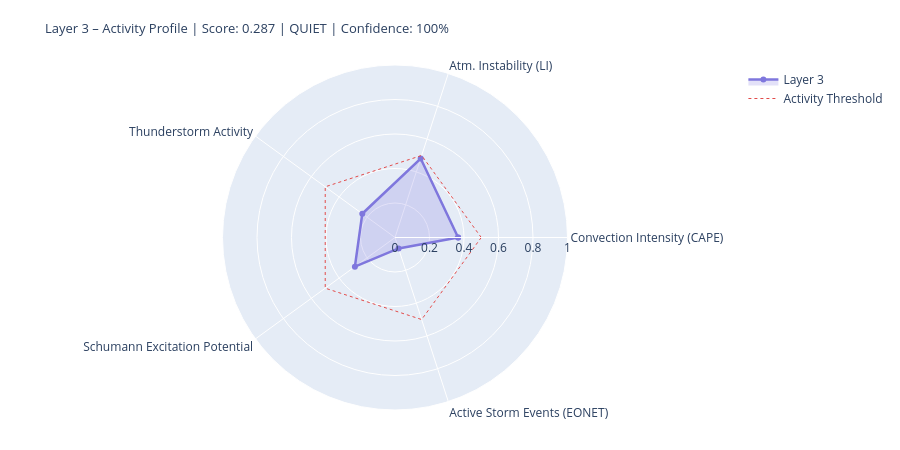

Source (notebook cell):
### Markdown cell above
---
## 4. State Assessment & Handoff to Layer 4/5

### Code cell
# ============================================================
# LAYER-3-SCORE
# Five dynamic components
# ============================================================

def norm(v, lo, hi):
    if v is None or (isinstance(v, float) and math.isnan(v)): return None
    return round(max(0.0, min(1.0, (v - lo) / (hi - lo))), 4)

# --- 1) Convection intensity (global CAPE mean) ---
cape_mean = df_atm['cape'].dropna().mean() if not df_atm.empty else None
conv_score = norm(cape_mean, 0, 3000)
conv_src   = 'primary' if cape_mean is not None else 'missing'

# --- 2) Atmospheric instability (LI mean) ---
li_mean   = df_atm['li'].dropna().mean() if not df_atm.empty else None
# Negative LI = unstable → higher score
instab_score = norm(-li_mean if li_mean is not None else None, -6, 6)
instab_src   = 'primary' if li_mean is not None else 'missing'

# --- 3) Thunderstorm activity (mean thunder score + WMO count) ---
thunder_mean = df_atm['thunder_score'].mean() if not df_atm.empty else None
n_thunder    = int(df_atm['thunderstorm'].sum()) if not df_atm.empty else 0
thunder_score_val = norm(
    (thunder_mean or 0) * 0.7 + n_thunder * 0.1, 0, 1.0
) if thunder_mean is not None else None
thunder_src = 'primary'

# --- 4) Schumann excitation potential (weighted Schumann contribution) ---
schumann_pot = df_atm['schumann_contribution'].mean() if not df_atm.empty else None
# Boosted by Layer-2 thunderstorm trigger
if schumann_pot is not None and l2_thunder:
    schumann_pot = min(1.0, schumann_pot * 1.2)
schumann_score = norm(schumann_pot, 0, 1.0) if schumann_pot is not None else None
schumann_src   = 'derived'

# --- 5) Storm activity (NASA EONET) ---
# Distinction: None = data not loaded, 0.0 = loaded but no events
storm_score = None
storm_src   = 'missing'
if raw.get('storms') is not None:          # API reached successfully
    storm_score = norm(len(storm_events), 0, 30) if storm_events else 0.0
    storm_src   = 'primary'

# X-Ray and Kp: context only, not in dynamic score
# (X-Ray = Layer-0/4 driver; Kp = geomagnetic index, not a lightning proxy)
xray_context = None
if raw.get('xray'):
    df_xc = pd.DataFrame(raw['xray'])
    fc = next((c for c in df_xc.columns
               if any(k in c.lower() for k in ['flux','long']) and 'time' not in c.lower()),
              df_xc.columns[1])
    df_xc[fc] = pd.to_numeric(df_xc[fc], errors='coerce')
    xray_last = df_xc[fc].dropna().iloc[-1] if not df_xc[fc].dropna().empty else None
    if xray_last:
        xray_class = ('X' if xray_last>=1e-4 else 'M' if xray_last>=1e-5
                      else 'C' if xray_last>=1e-6 else 'B')
        xray_context = {'flux': float(xray_last), 'class': xray_class}
        print(f'X-Ray context: {xray_class}-class ({xray_last:.2e} W/m²)')

# --- Aggregate ---
COMPONENTS = {
    'Convection Intensity (CAPE)':  {'score': conv_score,       'source': conv_src,    'dynamic': True},
    'Atm. Instability (LI)':         {'score': instab_score,     'source': instab_src,  'dynamic': True},
    'Thunderstorm Activity':              {'score': thunder_score_val, 'source': thunder_src, 'dynamic': True},
    'Schumann Excitation Potential':   {'score': schumann_score,   'source': schumann_src,'dynamic': True},
    'Active Storm Events (EONET)': {'score': storm_score,      'source': storm_src,   'dynamic': True},
}

available   = {k: v['score'] for k, v in COMPONENTS.items() if v['score'] is not None}
unavailable = [k for k, v in COMPONENTS.items() if v['score'] is None]
layer3_score = round(sum(available.values()) / len(available), 4) if available else None
confidence   = round(len(available) / len(COMPONENTS), 2)
level = ('unknown' if layer3_score is None
         else 'quiet'   if layer3_score < 0.3
         else 'moderate' if layer3_score < 0.6
         else 'active')
dominant_l3 = max(available, key=available.get) if available else 'none'

# --- Ausgabe ---
W = 68
print('=' * W)
print('LAYER 3 – ATMOSPHERE / WEATHER / THUNDERSTORMS – STATE ASSESSMENT')
print('=' * W)
for name, comp in COMPONENTS.items():
    s = comp['score']
    if s is not None:
        bar = '█' * int(s * 20) + '░' * (20 - int(s * 20))
        print(f'  {name:<36} {bar}  {s:.3f}  [{comp["source"]}]')
    else:
        print(f'  {name:<36} {"─" * 20}  n/a   [missing]')
print('-' * W)
print(f'  Score:        {layer3_score:.3f}  ({len(available)}/{len(COMPONENTS)} components)')
print(f'  Confidence:   {confidence:.0%}')
print(f'  Level:        {level.upper()}')
print(f'  Dominant:     {dominant_l3}')
print(f'  CAPE mean:    {cape_mean:.0f} J/kg' if cape_mean else '  CAPE mean:    n/a')
print(f'  LI mean:      {li_mean:.1f} K' if li_mean is not None else '  LI mean:      n/a')
print(f'  Thunderstorms:{n_thunder} points (WMO)  +  {len(storm_events)} NASA EONET')
print('=' * W)

# Radar
cats   = list(available.keys())
vals_r = list(available.values())
if len(cats) >= 3:
    fig = go.Figure()
    fig.add_trace(go.Scatterpolar(
        r=vals_r + [vals_r[0]], theta=cats + [cats[0]],
        fill='toself', fillcolor='rgba(127,119,221,0.22)',
        line=dict(color='#7F77DD', width=2.5), name='Layer 3'
    ))
    fig.add_trace(go.Scatterpolar(
        r=[0.5] * (len(cats)+1), theta=cats + [cats[0]],
        line=dict(color='#E24B4A', dash='dot', width=1),
        mode='lines', name='Activity Threshold'
    ))
    fig.update_layout(
        title=dict(
            text=f'Layer 3 – Activity Profile | Score: {layer3_score:.3f} | {level.upper()} | Confidence: {confidence:.0%}',
            font=dict(size=13)
        ),
        polar=dict(radialaxis=dict(visible=True, range=[0, 1])),
        height=450, showlegend=True,
        margin=dict(l=60, r=60, t=65, b=40)
    )
    fig.show()

### Figure 1 — Plotly figure (JSON) as saved in the notebook; plotly's stock layout.template omitted (floating-point values rounded to 4 significant figures)
{"data": [{"fill": "toself", "fillcolor": "rgba(127,119,221,0.22)", "line": {"color": "#7F77DD", "width": 2.5}, "name": "Layer 3", "r": [0.366, 0.4817, 0.2344, 0.2874, 0.0667, 0.366], "theta": ["Convection Intensity (CAPE)", "Atm. Instability (LI)", "Thunderstorm Activity", "Schumann Excitation Potential", "Active Storm Events (EONET)", "Convection Intensity (CAPE)"], "type": "scatterpolar"}, {"line": {"color": "#E24B4A", "dash": "dot", "width": 1}, "mode": "lines", "name": "Activity Threshold", "r": [0.5, 0.5, 0.5, 0.5, 0.5, 0.5], "theta": ["Convection Intensity (CAPE)", "Atm. Instability (LI)", "Thunderstorm Activity", "Schumann Excitation Potential", "Active Storm Events (EONET)", "Convection Intensity (CAPE)"], "type": "scatterpolar"}], "layout": {"height": 450, "margin": {"b": 40, "l": 60, "r": 60, "t": 65}, "polar": {"radialaxis": {"range": [0, 1], "visible": true}}, "showlegend": true, "title": {"font": {"size": 13}, "text": "Layer 3 – Activity Profile | Score: 0.287 | QUIET | Confidence: 100%"}}}
